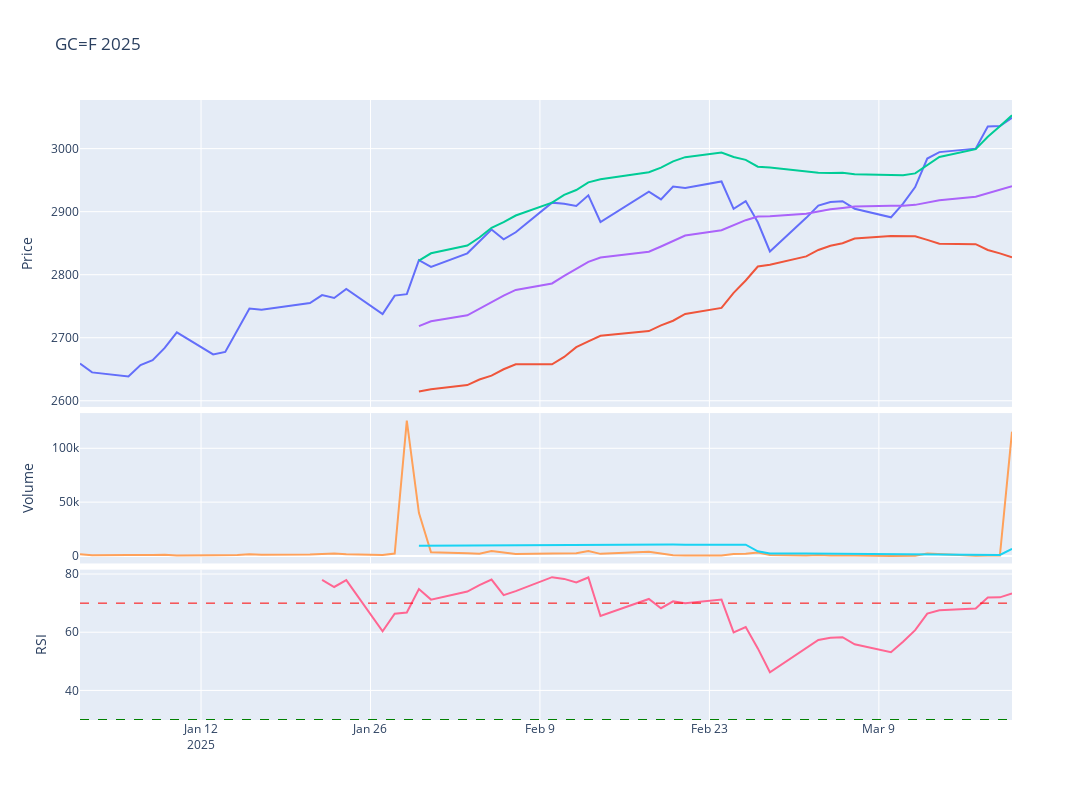

The code cell stored with this chart in its notebook:
### Code cell
# Plot the adjusted close price
fig = make_subplots(rows=4, cols=1,shared_xaxes=True,vertical_spacing=0.01,specs=[[{'rowspan':2,'colspan':1}],[None],[{'rowspan':1,'colspan':1}],[{'rowspan':1,'colspan':1}]])

# Graph (1,1)
fig.add_trace(go.Scatter(x=stock_ticker['Adj Close'].loc[year].index,y=stock_ticker['Adj Close'].loc[year],mode="lines",name=f'{ticker}'),row=1,col=1)
fig.add_trace(go.Scatter(x=stock_ticker['BB_Lower'].loc[year].index,y=stock_ticker['BB_Lower'].loc[year],mode="lines",name='BB_Lower'),row=1,col=1)
fig.add_trace(go.Scatter(x=stock_ticker['BB_Upper'].loc[year].index,y=stock_ticker['BB_Upper'].loc[year],mode="lines",name='BB_Upper'),row=1,col=1)
fig.add_trace(go.Scatter(x=stock_ticker['MMA20'].loc[year].index,y=stock_ticker['MMA20'].loc[year],mode="lines",name='MMA20'),row=1,col=1)
# Update xaxis properties
fig.update_yaxes(title_text="Price", row=1, col=1)

# Graph (3,1)
fig.add_trace(go.Scatter(x=stock_ticker['Volume'].loc[year].index,y=stock_ticker['Volume'].loc[year],mode="lines",name='Volume'),row=3, col=1)
fig.add_trace(go.Scatter(x=stock_ticker['Volume'].loc[year].index,y=stock_ticker['Volume'].loc[year].rolling(20).mean(),mode="lines",name='MMA20'),row=3,col=1)
fig.update_yaxes(title_text="Volume", row=3, col=1)

# Graph (4,1)
fig.add_trace(go.Scatter(x=stock_ticker['RSI'].loc[year].index,y=stock_ticker['RSI'].loc[year],mode="lines",name='RSI'),row=4, col=1)
fig.add_hline(y=30, line_width=1, line_dash="dash", line_color="green",row=4,col=1)
fig.add_hline(y=70, line_width=1, line_dash="dash", line_color="red",row=4,col=1)
fig.update_yaxes(title_text="RSI", row=4, col=1)

fig.update_layout(height=800, width=1300,showlegend=False,title=f"{ticker} {year}")

fig.show()
